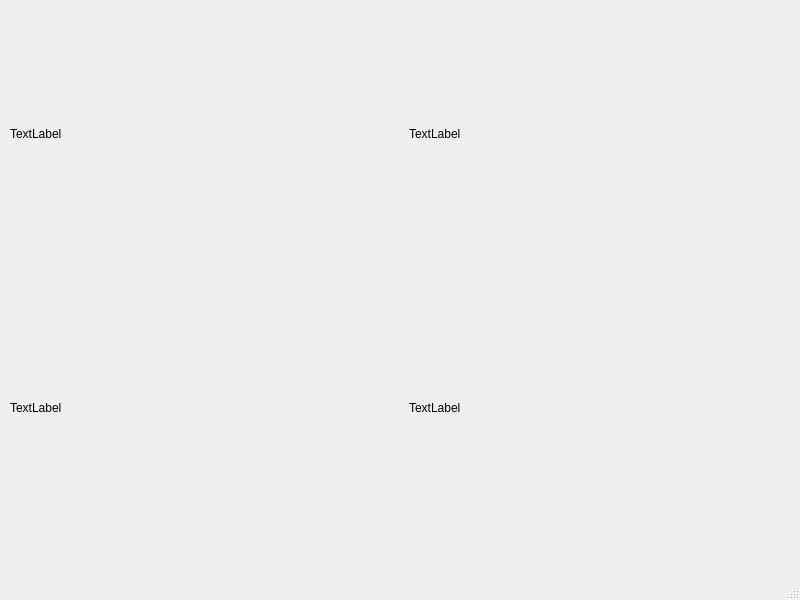
<?xml version="1.0" encoding="UTF-8"?>
<ui version="4.0">
 <class>MainWindow</class>
 <widget class="QMainWindow" name="MainWindow">
  <property name="geometry">
   <rect>
    <x>0</x>
    <y>0</y>
    <width>800</width>
    <height>600</height>
   </rect>
  </property>
  <property name="windowTitle">
   <string>MainWindow</string>
  </property>
  <widget class="QWidget" name="centralwidget">
   <widget class="QWidget" name="">
    <property name="geometry">
     <rect>
      <x>10</x>
      <y>0</y>
      <width>791</width>
      <height>541</height>
     </rect>
    </property>
    <layout class="QHBoxLayout" name="horizontalLayout">
     <item>
      <layout class="QVBoxLayout" name="verticalLayout">
       <item>
        <widget class="QLabel" name="label">
         <property name="text">
          <string>TextLabel</string>
         </property>
        </widget>
       </item>
       <item>
        <widget class="QLabel" name="label_2">
         <property name="text">
          <string>TextLabel</string>
         </property>
        </widget>
       </item>
      </layout>
     </item>
     <item>
      <layout class="QVBoxLayout" name="verticalLayout_2">
       <item>
        <widget class="QLabel" name="label_3">
         <property name="text">
          <string>TextLabel</string>
         </property>
        </widget>
       </item>
       <item>
        <widget class="QLabel" name="label_4">
         <property name="text">
          <string>TextLabel</string>
         </property>
        </widget>
       </item>
      </layout>
     </item>
    </layout>
   </widget>
  </widget>
  <widget class="QMenuBar" name="menubar">
   <property name="geometry">
    <rect>
     <x>0</x>
     <y>0</y>
     <width>800</width>
     <height>26</height>
    </rect>
   </property>
  </widget>
  <widget class="QStatusBar" name="statusbar"/>
 </widget>
 <resources/>
 <connections/>
</ui>
